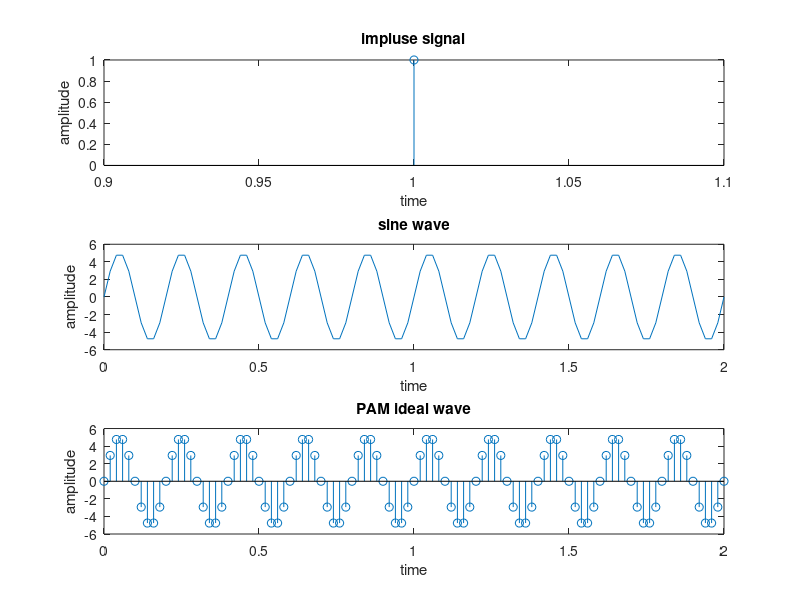

Write the MATLAB code that produced this figure.
a=input("enter message signal amplitude");
f=input("enter message signal frequency");
t=0:0.02:2;
x1=1;
x2=a*sin(2*pi*f*t);
y=x1*x2;
subplot(3,1,1);
stem(x1);
title('impluse signal');
xlabel('time');
ylabel('amplitude');
subplot(3,1,2);
plot(t,x2);
title('sine wave');
xlabel('time');
ylabel('amplitude');
subplot(3,1,3);
stem(t,y);
title('PAM ideal wave');
xlabel('time');
ylabel('amplitude');